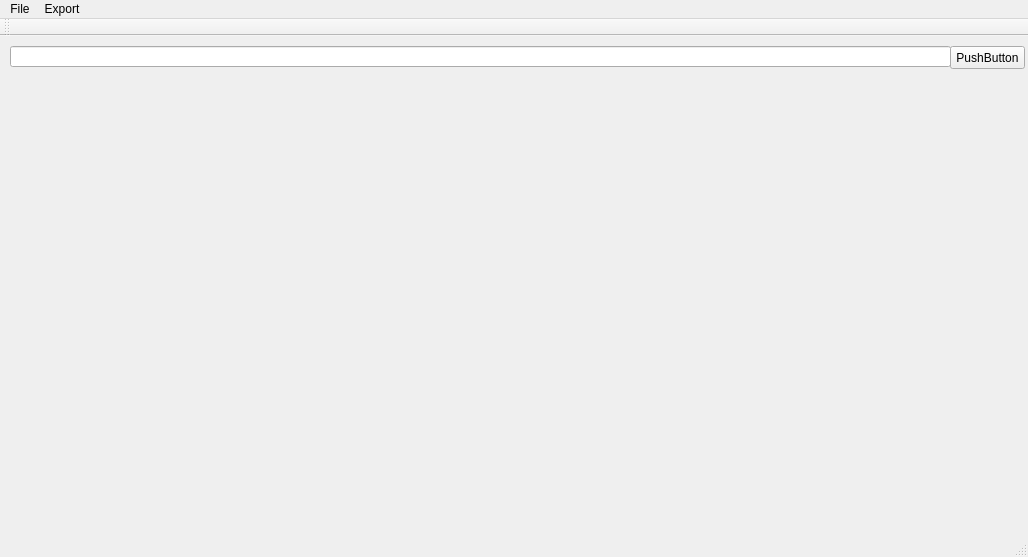
<?xml version="1.0" encoding="UTF-8"?>
<ui version="4.0">
 <class>MainWindow</class>
 <widget class="QMainWindow" name="MainWindow">
  <property name="geometry">
   <rect>
    <x>0</x>
    <y>0</y>
    <width>1028</width>
    <height>557</height>
   </rect>
  </property>
  <property name="windowTitle">
   <string>MainWindow</string>
  </property>
  <widget class="QWidget" name="centralWidget">
   <widget class="QLineEdit" name="lineEdit">
    <property name="geometry">
     <rect>
      <x>10</x>
      <y>10</y>
      <width>941</width>
      <height>21</height>
     </rect>
    </property>
   </widget>
   <widget class="QPushButton" name="pushButton">
    <property name="geometry">
     <rect>
      <x>950</x>
      <y>10</y>
      <width>75</width>
      <height>23</height>
     </rect>
    </property>
    <property name="text">
     <string>PushButton</string>
    </property>
   </widget>
  </widget>
  <widget class="QMenuBar" name="menuBar">
   <property name="geometry">
    <rect>
     <x>0</x>
     <y>0</y>
     <width>1028</width>
     <height>20</height>
    </rect>
   </property>
   <widget class="QMenu" name="menuFile">
    <property name="title">
     <string>File</string>
    </property>
    <addaction name="actionReload"/>
    <addaction name="actionExit"/>
   </widget>
   <widget class="QMenu" name="menuExport">
    <property name="title">
     <string>Export</string>
    </property>
    <addaction name="actionHTML"/>
   </widget>
   <addaction name="menuFile"/>
   <addaction name="menuExport"/>
  </widget>
  <widget class="QToolBar" name="mainToolBar">
   <attribute name="toolBarArea">
    <enum>TopToolBarArea</enum>
   </attribute>
   <attribute name="toolBarBreak">
    <bool>false</bool>
   </attribute>
  </widget>
  <widget class="QStatusBar" name="statusBar"/>
  <action name="actionReload">
   <property name="text">
    <string>Reload</string>
   </property>
  </action>
  <action name="actionExit">
   <property name="text">
    <string>Exit</string>
   </property>
  </action>
  <action name="actionHTML">
   <property name="text">
    <string>HTML</string>
   </property>
  </action>
 </widget>
 <layoutdefault spacing="6" margin="11"/>
 <resources/>
 <connections/>
</ui>
